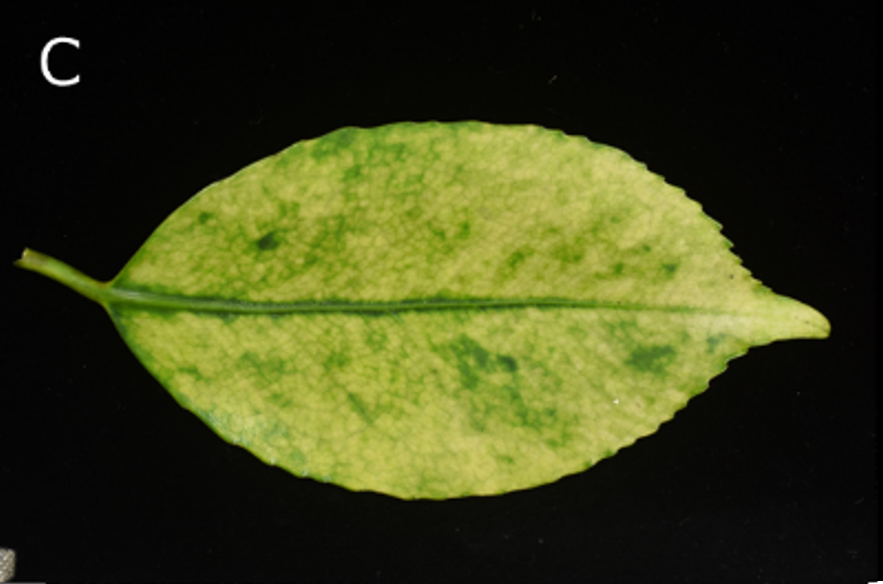
#> input picture test/img/1.png, 883 x 584 px, found by its file name
$ python bit.py
#> lines starting #> are read from the running program, lines starting #| are printed output that depends on the picture; after the words box and inside, x2 and y2 are one past the last pixel; in counts of white or black regions, pixels touching at a corner belong together
import cv2
import numpy as np

img = cv2.imread('./1.png')
#> img is the input picture: shape (584, 883, 3); mean B, G, R 25.4, 64.9, 60.4
hsv = cv2.cvtColor(img, cv2.COLOR_BGR2HSV)
#> hsv: shape (584, 883, 3); mean H, S, V 25.7, 100.9, 65
h,s,v = cv2.split(hsv)
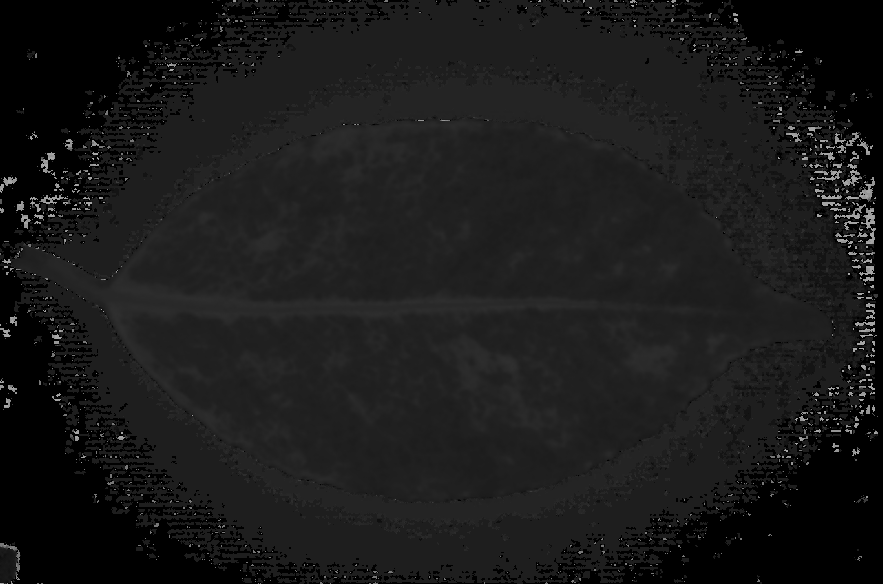
#> h: shape (584, 883); min 0, max 173, mean 25.7
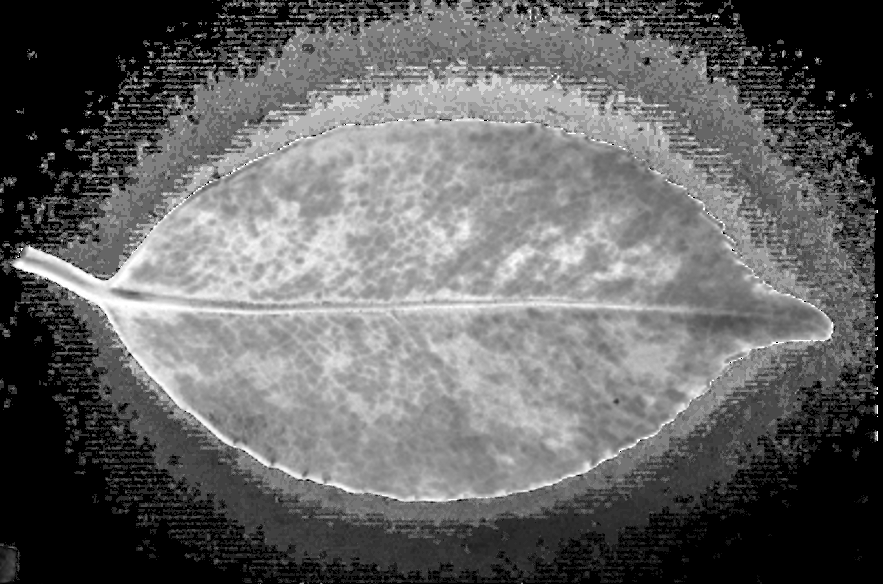
#> s: shape (584, 883); min 0, max 255, mean 100.9
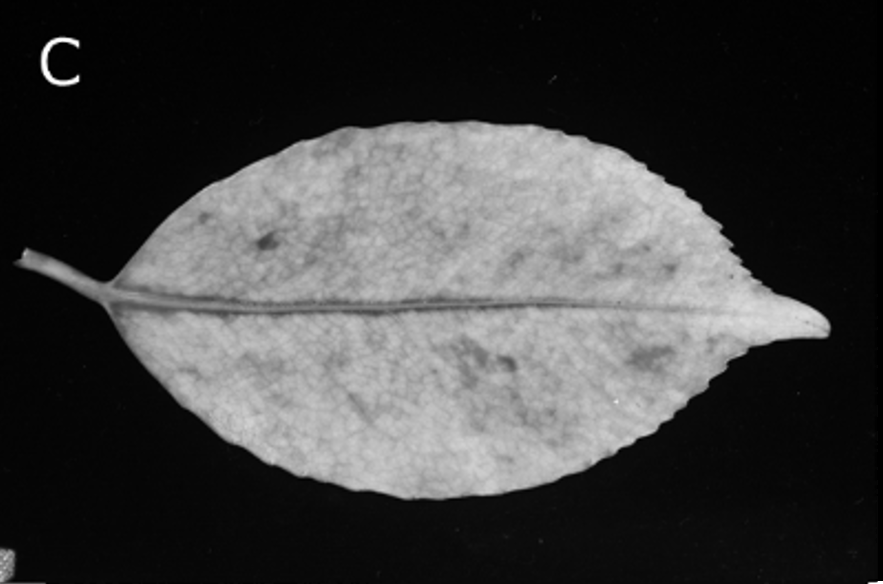
#> v: shape (584, 883); min 0, max 255, mean 65
cv2.imwrite('v.png', v)
_, bin = cv2.threshold(v, 100, 255, cv2.THRESH_BINARY)
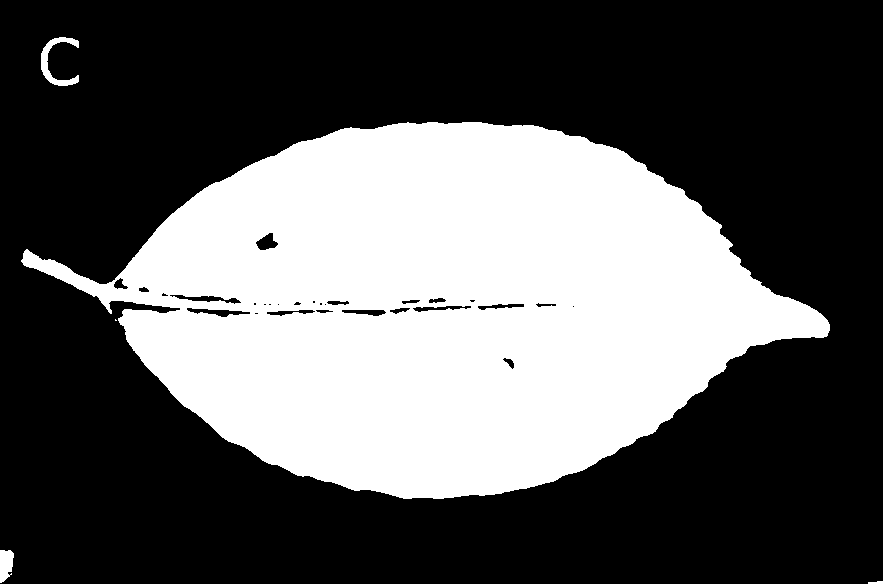
#> bin: shape (584, 883); 35.8% white; 5 white regions (1 under 20 px)
cv2.imwrite('bin.png', bin)
cnts, _ = cv2.findContours(bin, cv2.RETR_EXTERNAL, cv2.CHAIN_APPROX_SIMPLE)
#> cnts = 5 contours, 2 with area under 20; largest, box (x1, y1, x2, y2) and area: (21, 122, 830, 499) 184490, (41, 37, 79, 86) 501, (0, 550, 14, 583) 316
h, w = img.shape[:2]
#> h = 584; w = 883
mask = np.zeros((h,w, 3), np.uint8)
c = cnts[3]
#> c = contour of 941 points, box (x1, y1, x2, y2) (21, 122, 830, 499), area 184490
cv2.drawContours(mask, [c], -1, (255,255,255), -1)
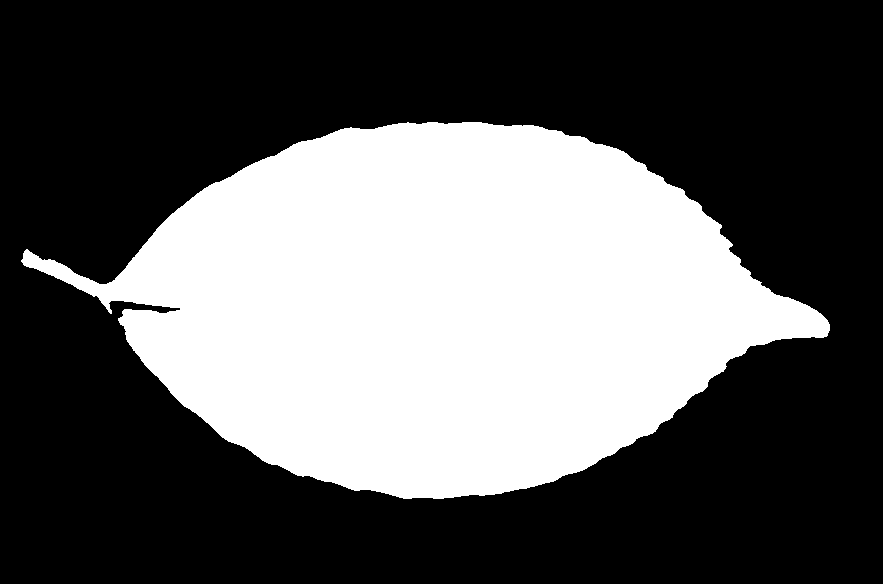
#> mask: shape (584, 883, 3); 36% white; 1 white region, box (x1, y1, x2, y2) and area: (21, 122, 830, 499) 185436
cv2.imwrite('mask.png', mask)

kirinuki = cv2.bitwise_and(img, mask)
cv2.imwrite('kiri.png', kirinuki)
cv2.imwrite('img.png', img)

area = cv2.contourArea(c)
#> area = 184490.5
print(area)
#| 184490.5
size = h * w
#> size = 515672
print(size)
#| 515672
